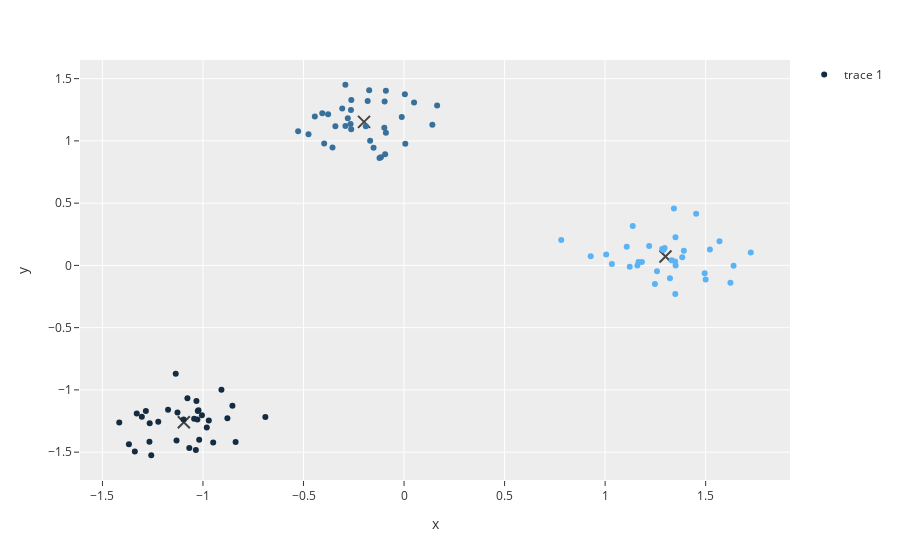

The notebook cell saved with this chart:
### Code cell
fig = px.scatter(x=kmeans.centroids[:, 0], y=kmeans.centroids[:, 1])
fig.update_traces(mode='markers', marker_size=12, marker_color='black', marker_symbol='x-thin', marker_line_width=2)
fig.add_scatter(x=x_train_scaled[:, 0], y=x_train_scaled[:, 1], marker_color=kmeans.labels, mode='markers')
fig.show()
